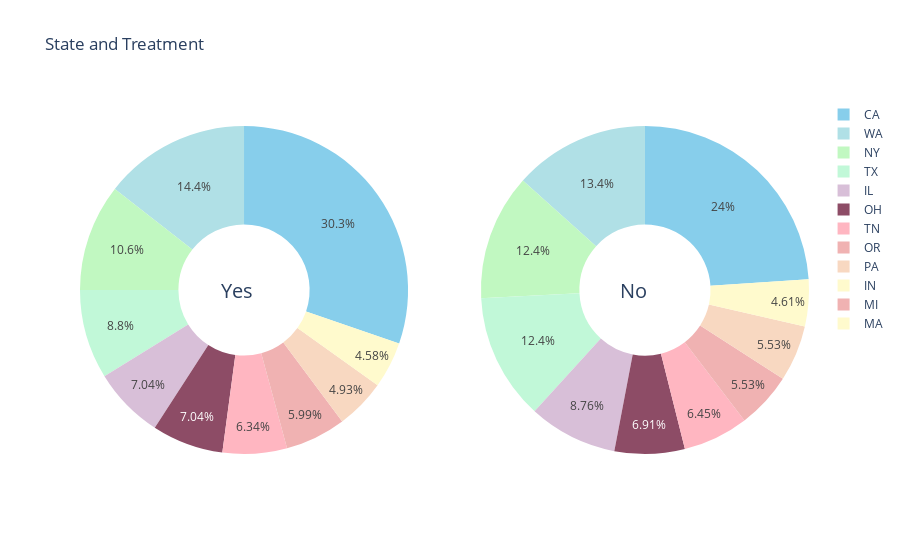

The notebook cell this image was saved under:
### Markdown cell above
<div style="background-color: #d6b39f; border: 2px solid #c48d86; padding: 10px;width: 250px;border-radius: 20px;height: 50px;">
    <span style="color: #F8F8F8;font-family: Times New Roman;font-size: 25px;">Descriptive Statistics</span> 
</div>

### Code cell
fig = make_subplots(rows=1, cols=2, specs=[[{'type':'domain'}, {'type':'domain'}]])
fig.add_trace(go.Pie(labels=df['state'].loc[df['treatment'] == 'Yes'].value_counts().index.to_list()[:10], values=df['state'].loc[df['treatment'] == 'Yes'].value_counts()[:10], name="Treatment - Yes", marker=dict(colors=palette)),
              1, 1)
fig.add_trace(go.Pie(labels=df['state'].loc[df['treatment'] == 'No'].value_counts().index.to_list()[:10], values=df['state'].loc[df['treatment'] == 'No'].value_counts()[:10], name="Treatment - No", marker=dict(colors=palette)),
              1, 2)

fig.update_traces(hole=0.4, hoverinfo="label+percent+name")

fig.update_layout(
    title_text="State and Treatment",
    annotations=[dict(text='Yes', x=0.19, y=0.5, font_size=20, showarrow=False),
                 dict(text='No', x=0.78, y=0.5, font_size=20, showarrow=False)]
)

fig.show()

### Figure 1 — Plotly figure (JSON) as saved in the notebook; plotly's stock layout.template omitted (floating-point values rounded to 4 significant figures)
{"data": [{"domain": {"x": [0.0, 0.45], "y": [0.0, 1.0]}, "hole": 0.4, "hoverinfo": "label+percent+name", "labels": ["CA", "WA", "NY", "TX", "IL", "OH", "TN", "OR", "PA", "IN"], "marker": {"colors": ["#87CEEB", "#B0E0E6", "#C1F8C1", "#C1F8D8", "#D8BFD8", "#8D4C66", "#FFB6C1", "#F0B2B2", "#F8D8C1", "#FFFACD", "#D2B48C", "#d6b39f", "#c48d86", "#ad6b75"]}, "name": "Treatment - Yes", "type": "pie", "values": [86, 41, 30, 25, 20, 20, 18, 17, 14, 13]}, {"domain": {"x": [0.55, 1.0], "y": [0.0, 1.0]}, "hole": 0.4, "hoverinfo": "label+percent+name", "labels": ["CA", "WA", "TN", "NY", "TX", "PA", "IN", "MI", "OR", "MA"], "marker": {"colors": ["#87CEEB", "#B0E0E6", "#C1F8C1", "#C1F8D8", "#D8BFD8", "#8D4C66", "#FFB6C1", "#F0B2B2", "#F8D8C1", "#FFFACD", "#D2B48C", "#d6b39f", "#c48d86", "#ad6b75"]}, "name": "Treatment - No", "type": "pie", "values": [52, 29, 27, 27, 19, 15, 14, 12, 12, 10]}], "layout": {"annotations": [{"font": {"size": 20}, "showarrow": false, "text": "Yes", "x": 0.19, "y": 0.5}, {"font": {"size": 20}, "showarrow": false, "text": "No", "x": 0.78, "y": 0.5}], "title": {"text": "State and Treatment"}}}
